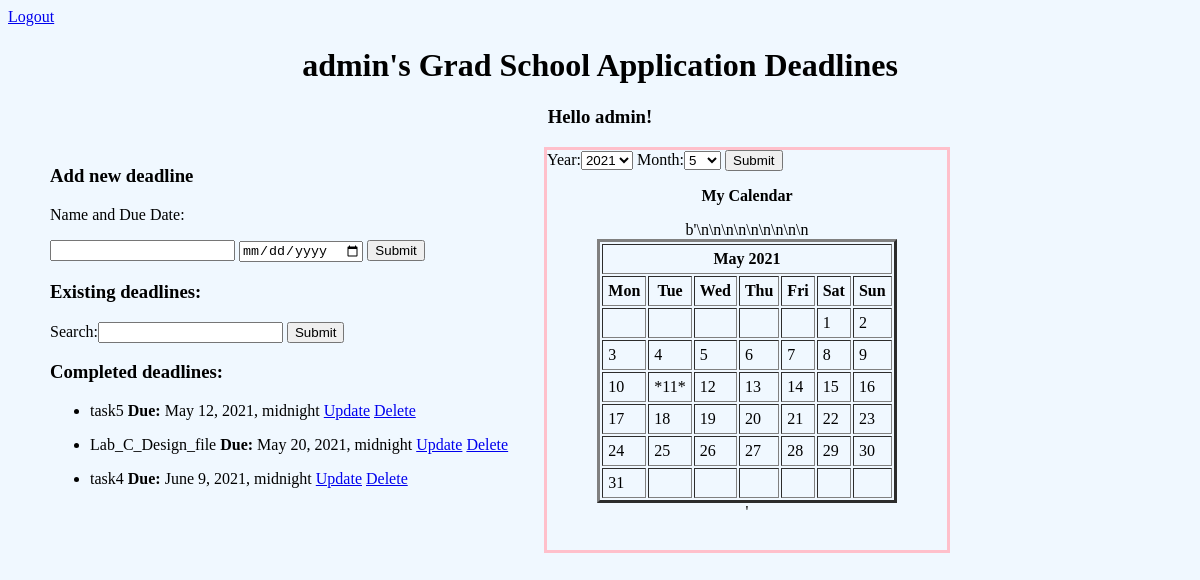
Page / (signed in) on the earlier database version.
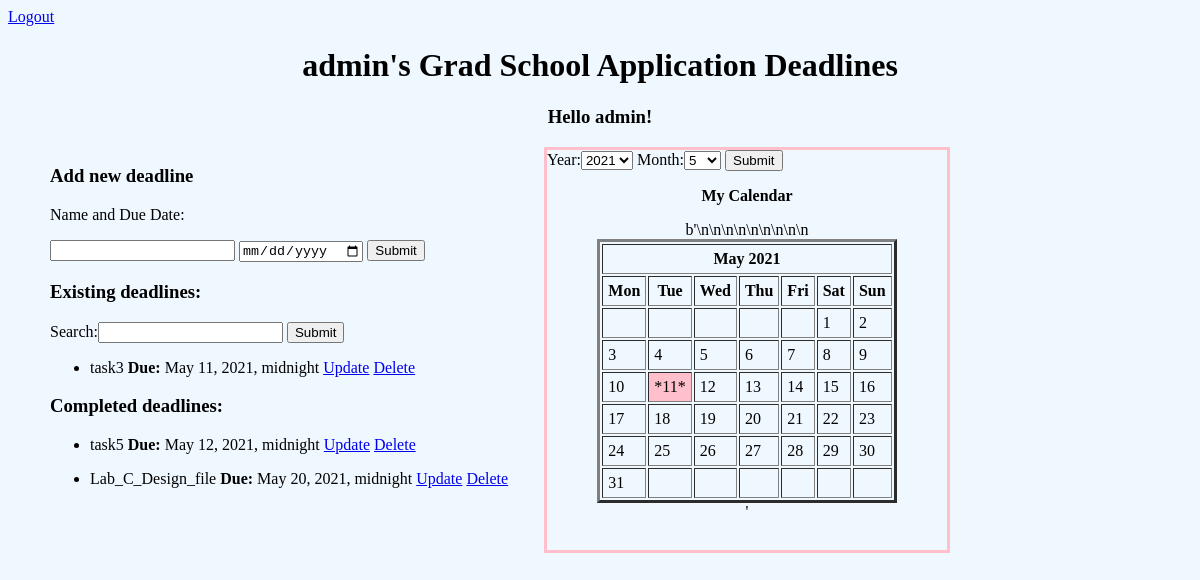
Same page on the later database version.
### tasks/models.py (models this page shows)
class Task(models.Model):
	user = models.ForeignKey('auth.User', on_delete=models.CASCADE, null=True)
	title = models.CharField(max_length=200)
	complete = models.BooleanField(default=False)
	created = models.DateTimeField(auto_now_add=True)
	due_date = models.DateTimeField(null=True)
	notes = models.TextField(blank= True)

### tasks/views.py (the view, shortened to what this page needs)
# urls.py: path('', views.main_view, name="list"),
@login_required  # this makes sure that you cannot access the view if you are not logged in
def main_view(request):
    current_user = request.user
    tasks = Task.objects.filter(user=current_user).order_by('due_date')  # making a list of all the tasks for the user
    new_task_form = TaskForm()  # making a form so that the user can add new tasks to the list
    calendar_form = CalendarForm()  # form for choosing what month and year the user wants to see on the calendar
    search_form = SearchForm()
    todays_date = date.today()  # the calendar is by default showing current month and year
    month = int(todays_date.month)
    year = todays_date.year
    my_calendar = Calendar(year, month).mark_dates(request)  # making the calendar with all the important dates
    context = {'month': month, 'year': year, 'my_calendar': my_calendar,
               'tasks': tasks, 'new_task_form': new_task_form, 'calendar_form': calendar_form,
               'search_form': search_form}
    return render(request, 'tasks/list.html', context)

### tasks/forms.py
class TaskForm(forms.ModelForm):
    class Meta:
        model = Task
        exclude = ["user"]  # we do not want the user to be able to set who is the user for security so we are hiding this field
        fields = '__all__'
        widgets = {'due_date': DateInput()}

class CalendarForm(forms.Form):
    year = forms.TypedChoiceField(coerce=int, choices=year_choices, initial=date.today().year)
    month = forms.TypedChoiceField(coerce=int, choices=month_choices, initial=date.today().month)

### tasks/forms.py (called while the page is built)
def year_choices():
    return [(y, y) for y in range(datetime.date.today().year, datetime.date.today().year + 10)]

def month_choices():
    return [(m, m) for m in range(1, 13)]

### tasks/templates/tasks/list.html (shortened to what this page needs)
<head>
{% if request.user.is_authenticated %}
	<a href="{% url 'logout' %}"> Logout</a>
{% endif %}
</head>
<body style="background-color:AliceBlue;">
	<center><h1>{{request.user}}'s Grad School Application Deadlines </h1>
	<h3> Hello {{request.user}}! </h3>
	</center>
	<div class = 'calendar'>
		<form method="POST", action="/">
			{{calendar_form}}
			<input type="submit" name="pick date">
		</form>
		<center>
		<p><b>My Calendar</b></p>
		 {{my_calendar|safe}}
		</center>
	</div>
	<div class="form">
		<form method="POST", action="/">
			<h3>Add new deadline</h3>
			<p>Name and Due Date:</p>
			{{new_task_form.title}}
			{{new_task_form.due_date}}
			<input type="submit" name="Create Task">
		</form>
	<h3>Existing deadlines:</h3>
		<form method="POST", action="/">
			{{search_form}}
			<input type="submit" name="Search">
		</form>
		{% for task in tasks %}
			<div>
				{% if task.complete == False %}
					<ul>
						<li>
						{{task.title}}  <b> Due:</b>  {{task.due_date}}
						<a href="{% url 'update_task' task.id%}"> Update</a>
						<a href="{% url 'delete' task.id%}"> Delete</a>
						</li>
					</ul>
				{% endif %}
			</div>
		{% endfor %}
	<h3>Completed deadlines:</h3>
		{% for task in tasks %}
			<div>
				{% if task.complete %}
				<ul>
					<li>
						{{task.title}} <b> Due:</b> {{task.due_date}}
						<a href="{% url 'update_task' task.id%}"> Update</a>
						<a href="{% url 'delete' task.id%}"> Delete</a>
					</li>
				</ul>
				{% endif %}
			</div>
		{% endfor %}
	</div>
</body>

Differences in the rows shown:
removed Task: title "task4", due_date "June 9, 2021, midnight", shown under "Completed deadlines:"
added Task: title "task3", due_date "May 11, 2021, midnight", shown under "Existing deadlines:"
